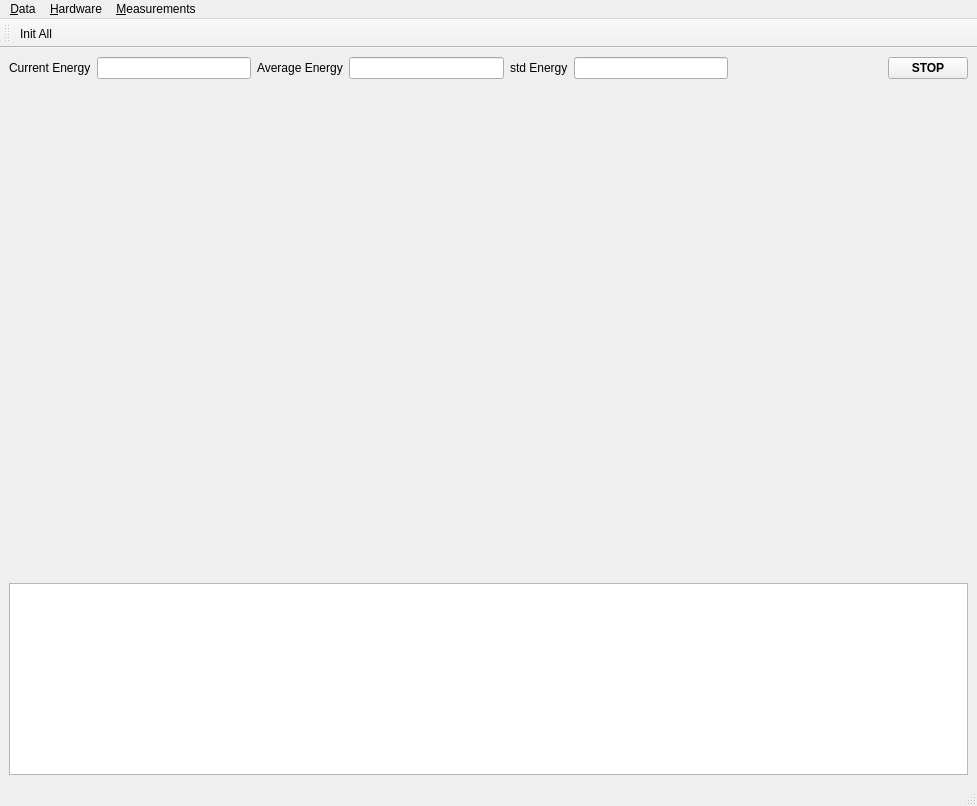
<?xml version="1.0" encoding="UTF-8"?>
<ui version="4.0">
 <class>MainWindow</class>
 <widget class="QMainWindow" name="MainWindow">
  <property name="geometry">
   <rect>
    <x>0</x>
    <y>0</y>
    <width>977</width>
    <height>806</height>
   </rect>
  </property>
  <property name="sizePolicy">
   <sizepolicy hsizetype="Expanding" vsizetype="Minimum">
    <horstretch>0</horstretch>
    <verstretch>0</verstretch>
   </sizepolicy>
  </property>
  <property name="maximumSize">
   <size>
    <width>16777215</width>
    <height>16777215</height>
   </size>
  </property>
  <property name="windowTitle">
   <string>MainWindow</string>
  </property>
  <widget class="QWidget" name="centralwidget">
   <layout class="QVBoxLayout" name="verticalLayout">
    <item>
     <widget class="QWidget" name="wPowerMeter" native="true">
      <layout class="QVBoxLayout" name="verticalLayout_2">
       <property name="leftMargin">
        <number>0</number>
       </property>
       <property name="topMargin">
        <number>0</number>
       </property>
       <property name="rightMargin">
        <number>0</number>
       </property>
       <property name="bottomMargin">
        <number>0</number>
       </property>
       <item>
        <layout class="QHBoxLayout" name="horizontalLayout_2">
         <item>
          <widget class="QLabel" name="lblCurEnergy">
           <property name="text">
            <string>Current Energy</string>
           </property>
           <property name="buddy">
            <cstring>leCurEnergy</cstring>
           </property>
          </widget>
         </item>
         <item>
          <widget class="QLineEdit" name="leCurEnergy">
           <property name="readOnly">
            <bool>true</bool>
           </property>
          </widget>
         </item>
         <item>
          <widget class="QLabel" name="lblAverEnergy">
           <property name="text">
            <string>Average Energy</string>
           </property>
          </widget>
         </item>
         <item>
          <widget class="QLineEdit" name="leAverEnergy">
           <property name="readOnly">
            <bool>true</bool>
           </property>
          </widget>
         </item>
         <item>
          <widget class="QLabel" name="lblStdEnergy">
           <property name="text">
            <string>std Energy</string>
           </property>
          </widget>
         </item>
         <item>
          <widget class="QLineEdit" name="leStdEnergy">
           <property name="readOnly">
            <bool>true</bool>
           </property>
          </widget>
         </item>
         <item>
          <spacer name="horizontalSpacer_2">
           <property name="orientation">
            <enum>Qt::Horizontal</enum>
           </property>
           <property name="sizeHint" stdset="0">
            <size>
             <width>40</width>
             <height>20</height>
            </size>
           </property>
          </spacer>
         </item>
         <item>
          <widget class="QPushButton" name="btnPMStop">
           <property name="font">
            <font>
             <weight>75</weight>
             <bold>true</bold>
             <underline>false</underline>
             <strikeout>false</strikeout>
            </font>
           </property>
           <property name="text">
            <string>STOP</string>
           </property>
          </widget>
         </item>
        </layout>
       </item>
       <item>
        <layout class="QHBoxLayout" name="horizontalLayout">
         <item>
          <widget class="QWidget" name="pltPMLeft" native="true">
           <property name="sizePolicy">
            <sizepolicy hsizetype="Expanding" vsizetype="Expanding">
             <horstretch>0</horstretch>
             <verstretch>0</verstretch>
            </sizepolicy>
           </property>
          </widget>
         </item>
         <item>
          <widget class="QWidget" name="pltPMRight" native="true">
           <property name="sizePolicy">
            <sizepolicy hsizetype="Expanding" vsizetype="Expanding">
             <horstretch>0</horstretch>
             <verstretch>0</verstretch>
            </sizepolicy>
           </property>
          </widget>
         </item>
        </layout>
       </item>
      </layout>
     </widget>
    </item>
    <item>
     <widget class="QPlainTextEdit" name="LogTextEdit">
      <property name="sizePolicy">
       <sizepolicy hsizetype="Expanding" vsizetype="Maximum">
        <horstretch>0</horstretch>
        <verstretch>0</verstretch>
       </sizepolicy>
      </property>
      <property name="minimumSize">
       <size>
        <width>0</width>
        <height>0</height>
       </size>
      </property>
      <property name="maximumSize">
       <size>
        <width>16777215</width>
        <height>200</height>
       </size>
      </property>
     </widget>
    </item>
   </layout>
  </widget>
  <widget class="QMenuBar" name="menubar">
   <property name="geometry">
    <rect>
     <x>0</x>
     <y>0</y>
     <width>977</width>
     <height>21</height>
    </rect>
   </property>
   <widget class="QMenu" name="menu_Data">
    <property name="title">
     <string>&amp;Data</string>
    </property>
    <addaction name="action_New"/>
    <addaction name="action_Open"/>
    <addaction name="actionO_pen_recent"/>
    <addaction name="separator"/>
    <addaction name="action_Save"/>
    <addaction name="actionSave_As"/>
    <addaction name="separator"/>
    <addaction name="action_Close"/>
    <addaction name="separator"/>
    <addaction name="action_Exit"/>
   </widget>
   <widget class="QMenu" name="menu_Hardware">
    <property name="title">
     <string>&amp;Hardware</string>
    </property>
    <addaction name="action_Init"/>
    <addaction name="separator"/>
   </widget>
   <widget class="QMenu" name="menu_Measurements">
    <property name="title">
     <string>&amp;Measurements</string>
    </property>
    <addaction name="action_Point_measurement"/>
    <addaction name="separator"/>
    <addaction name="action_Power_Meter"/>
   </widget>
   <addaction name="menu_Data"/>
   <addaction name="menu_Hardware"/>
   <addaction name="menu_Measurements"/>
  </widget>
  <widget class="QStatusBar" name="statusbar"/>
  <widget class="QToolBar" name="toolBar">
   <property name="windowTitle">
    <string>toolBar</string>
   </property>
   <attribute name="toolBarArea">
    <enum>TopToolBarArea</enum>
   </attribute>
   <attribute name="toolBarBreak">
    <bool>false</bool>
   </attribute>
   <addaction name="action_Init"/>
  </widget>
  <action name="action_Open">
   <property name="text">
    <string>&amp;Open</string>
   </property>
  </action>
  <action name="action_New">
   <property name="text">
    <string>&amp;New</string>
   </property>
  </action>
  <action name="actionO_pen_recent">
   <property name="text">
    <string>O&amp;pen Recent</string>
   </property>
  </action>
  <action name="action_Save">
   <property name="text">
    <string>&amp;Save</string>
   </property>
  </action>
  <action name="actionSave_As">
   <property name="text">
    <string>Save &amp;As</string>
   </property>
  </action>
  <action name="action_Close">
   <property name="text">
    <string>&amp;Close</string>
   </property>
  </action>
  <action name="action_Exit">
   <property name="text">
    <string>&amp;Exit</string>
   </property>
  </action>
  <action name="action_Init">
   <property name="text">
    <string>&amp;Init All</string>
   </property>
  </action>
  <action name="action_Point_measurement">
   <property name="text">
    <string>&amp;Point Measurement</string>
   </property>
  </action>
  <action name="action_Power_Meter">
   <property name="text">
    <string>&amp;Power Meter</string>
   </property>
  </action>
 </widget>
 <resources/>
 <connections/>
</ui>
